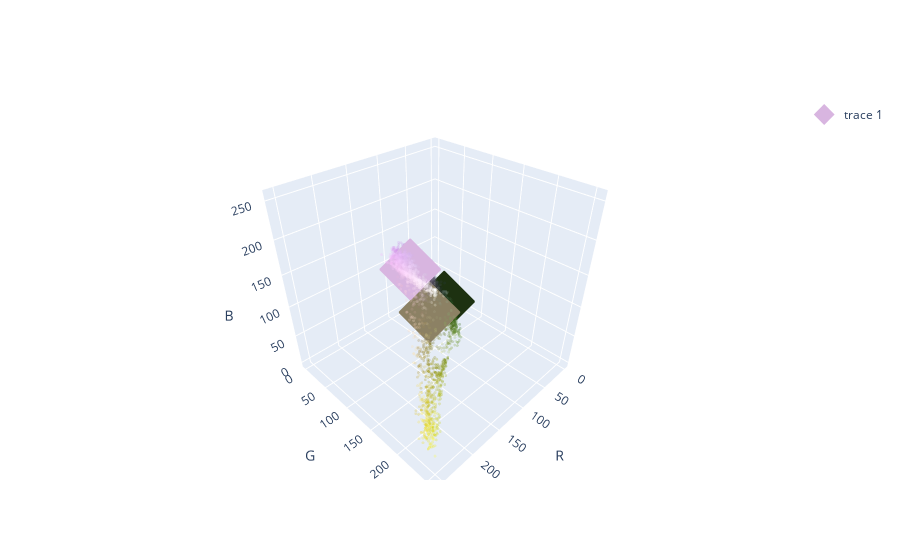

The cell this chart's notebook holds for it:
### Code cell
import plotly.graph_objects as go

# sample 10k pixels to appear in the visual
image_array_flat_sample = image_array_flat[np.random.choice(image_array_flat.shape[0], 10_000)]

# plot pixels
fig = go.Figure(data=[go.Scatter3d(
    x=image_array_flat_sample[:, 0],
    y=image_array_flat_sample[:, 1],
    z=image_array_flat_sample[:, 2],
    mode='markers',
    marker=dict(
        size=1,
        color=[f'rgb({pixel[0]}, {pixel[1]}, {pixel[2]})' for pixel in image_array_flat_sample],
        opacity=0.25,
        line=dict(width=0)
    ),
    hovertemplate = '<b>R</b>: %{x}<br><b>G</b>: %{y}<br><b>B</b>: %{z}<extra></extra>',
    showlegend=False
)])

# plot centroids
fig.add_trace(go.Scatter3d(
    x=centroids[:, 0],
    y=centroids[:, 1],
    z=centroids[:, 2],
    mode='markers',
    marker=dict(
        size=16,
        color=[f'rgb({centroid[0]}, {centroid[1]}, {centroid[2]})' for centroid in centroids],
        opacity=1.0,
        symbol='diamond',
        line=dict(width=0)
    ),
    hovertemplate = '<b>R</b>: %{x}<br><b>G</b>: %{y}<br><b>B</b>: %{z}<extra></extra>',
    showlegend=True,
    name='Centroids'
))

fig.update_layout(
    scene=dict(
        xaxis=dict(title='R', showspikes=False),
        yaxis=dict(title='G', showspikes=False),
        zaxis=dict(title='B', showspikes=False)
    )
)

fig.show()

with open('centroids_in_color_space.json', 'w') as outfile:
    outfile.write(fig.to_json())

### Figure 1 — Plotly figure (JSON) as saved in the notebook; plotly's stock layout.template omitted (floating-point values rounded to 4 significant figures; data arrays with more than 128 entries replaced by an {"elided": "..."} marker saying what was removed)
{"data": [{"hovertemplate": "<b>R</b>: %{x}<br><b>G</b>: %{y}<br><b>B</b>: %{z}<extra></extra>", "marker": {"color": {"elided": "10000 str values"}, "line": {"width": 0}, "opacity": 0.25, "size": 1}, "mode": "markers", "showlegend": false, "type": "scatter3d", "x": {"elided": "10000 int values"}, "y": {"elided": "10000 int values"}, "z": {"elided": "10000 int values"}}, {"hovertemplate": "<b>R</b>: %{x}<br><b>G</b>: %{y}<br><b>B</b>: %{z}<extra></extra>", "marker": {"color": ["rgb(216, 181, 224)", "rgb(29, 49, 17)", "rgb(140, 129, 100)"], "line": {"width": 0}, "opacity": 1, "size": 16, "symbol": "diamond"}, "mode": "markers", "type": "scatter3d", "x": [216, 29, 140], "y": [181, 49, 129], "z": [224, 17, 100]}], "layout": {"scene": {"xaxis": {"showspikes": false, "title": {"text": "R"}}, "yaxis": {"showspikes": false, "title": {"text": "G"}}, "zaxis": {"showspikes": false, "title": {"text": "B"}}}}}
